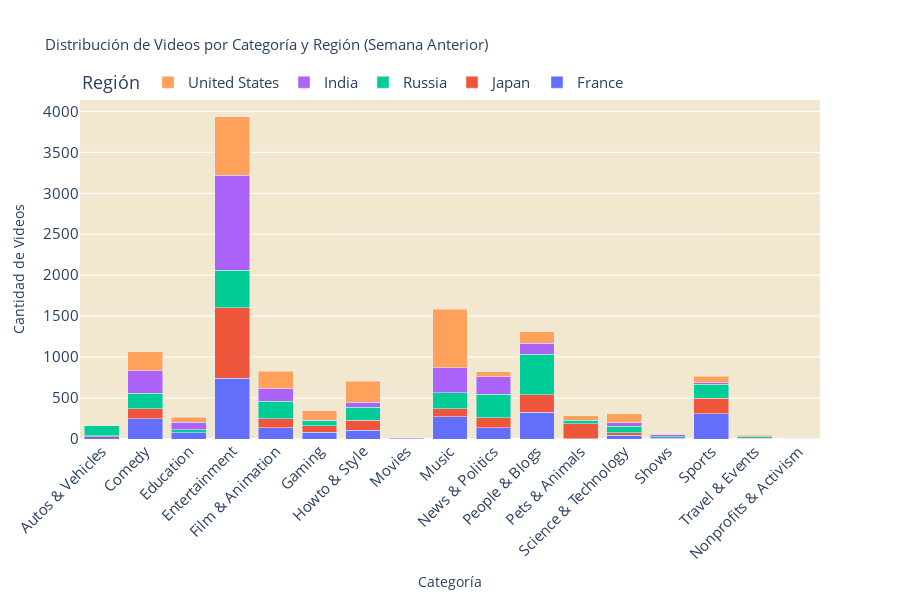

Notebook source saved alongside this figure:
### Markdown cell above
## Conclusión sobre el gráfico de tendencias de videos por país (relativo):

El gráfico muestra una distribución relativamente equilibrada entre las regiones, lo que indica que todas tienen una representación significativa en términos de videos tendencia.
Sin embargo, Estados Unidos (23.8%) tiene la mayor proporción, lo que refleja su influencia considerable en la producción o consumo de contenido en tendencia.

- Estados Unidos (23.8%): Lidera entre las regiones analizadas, posiblemente debido a su gran volumen de contenido y diversidad de usuarios.
- Francia (22.2%) y Rusia (21.7%): Siguen muy de cerca, lo que destaca la fuerte presencia de estas regiones en las tendencias globales. Rusia, en particular, podría estar impulsada por una alta producción en categorías específicas como autos o entretenimiento.
- India (21.6%): Su proporción también es significativa, lo que puede estar relacionado con su vasto mercado digital y el creciente consumo de contenido en plataformas como YouTube.
- Japón (10.7%): Tiene la menor proporción entre las regiones, aunque su participación sigue siendo importante. Esto puede reflejar preferencias más específicas en contenido o una menor producción relativa en comparación con otras regiones.

La representación global de contenido tendencia es amplia, pero hay un dominio claro de regiones específicas como Estados Unidos y Europa.
Japón, aunque tiene un menor porcentaje, podría enfocarse en nichos de contenido que no necesariamente tienen un impacto global, pero son altamente relevantes localmente.

Los creadores de contenido y plataformas pueden identificar oportunidades para personalizar el contenido basado en estas proporciones.
Las regiones con menor representación relativa, como Japón, pueden representar mercados específicos o áreas donde hay espacio para un mayor crecimiento en tendencias globales.

### Code cell
# Crear una figura
fig = go.Figure()

# Añadir trazas para cada región
regiones = categorias_regiones['region'].unique()
for region in regiones:
    df_region = categorias_regiones[categorias_regiones['region'] == region]
    fig.add_trace(
        go.Bar(
            x=df_region['category_title'],
            y=df_region['videos_count'],
            name=region
        )
    )

# Personalizar el diseño
fig.update_layout(
    plot_bgcolor=color_fondo,  # Fondo del gráfico
    xaxis=dict(  # Configuración del eje X
        title="Categoría",
        tickangle=-45,
        tickfont=form_ticks['tickfont']
    ),
    yaxis=dict(  # Configuración del eje Y
        title="Cantidad de Videos",
        tickfont=form_ticks['tickfont']
    ),
    title=dict(  # Configuración del título
        text="Distribución de Videos por Categoría y Región (Semana Anterior)",
        font=form_etiquetas['font']
    ),
    legend=dict(  # Configuración de la leyenda
        title="Región",
        orientation=form_leyendas['orientation'],
        y=form_leyendas['y'],
        yanchor=form_leyendas['yanchor'],
        font=form_leyendas['font']
    ),
    barmode="stack",  # Barras apiladas
    autosize=False,  # Dimensiones ajustadas manualmente
    width=900,
    height=600
)

# Mostrar la figura
fig.show()

### Figure 1 — Plotly figure (JSON) as saved in the notebook; plotly's stock layout.template omitted (floating-point values rounded to 4 significant figures)
{"data": [{"name": "France", "type": "bar", "x": ["Autos & Vehicles", "Comedy", "Education", "Entertainment", "Film & Animation", "Gaming", "Howto & Style", "Movies", "Music", "News & Politics", "People & Blogs", "Pets & Animals", "Science & Technology", "Shows", "Sports", "Travel & Events"], "y": [28, 250, 76, 740, 136, 80, 108, 2, 270, 138, 324, 6, 44, 10, 308, 2]}, {"name": "Japan", "type": "bar", "x": ["Autos & Vehicles", "Comedy", "Education", "Entertainment", "Film & Animation", "Gaming", "Howto & Style", "Music", "News & Politics", "People & Blogs", "Pets & Animals", "Science & Technology", "Sports", "Travel & Events"], "y": [12, 120, 2, 860, 110, 82, 122, 98, 120, 218, 178, 32, 188, 8]}, {"name": "Russia", "type": "bar", "x": ["Autos & Vehicles", "Comedy", "Education", "Entertainment", "Film & Animation", "Gaming", "Howto & Style", "Music", "News & Politics", "People & Blogs", "Pets & Animals", "Science & Technology", "Shows", "Sports", "Travel & Events"], "y": [120, 188, 32, 460, 212, 62, 156, 198, 290, 492, 42, 82, 16, 172, 16]}, {"name": "India", "type": "bar", "x": ["Comedy", "Education", "Entertainment", "Film & Animation", "Gaming", "Howto & Style", "Movies", "Music", "News & Politics", "People & Blogs", "Science & Technology", "Shows", "Sports"], "y": [274, 94, 1162, 158, 8, 60, 12, 304, 214, 138, 38, 24, 16]}, {"name": "United States", "type": "bar", "x": ["Comedy", "Education", "Entertainment", "Film & Animation", "Gaming", "Howto & Style", "Music", "News & Politics", "Nonprofits & Activism", "People & Blogs", "Pets & Animals", "Science & Technology", "Shows", "Sports", "Travel & Events"], "y": [234, 64, 710, 214, 112, 258, 714, 60, 2, 136, 56, 110, 6, 82, 18]}], "layout": {"autosize": false, "barmode": "stack", "height": 600, "legend": {"font": {"size": 15}, "orientation": "h", "title": {"text": "Región"}, "y": 1, "yanchor": "bottom"}, "plot_bgcolor": "#f2e8cf", "title": {"font": {"size": 15}, "text": "Distribución de Videos por Categoría y Región (Semana Anterior)"}, "width": 900, "xaxis": {"tickangle": -45, "tickfont": {"size": 15}, "title": {"text": "Categoría"}}, "yaxis": {"tickfont": {"size": 15}, "title": {"text": "Cantidad de Videos"}}}}
